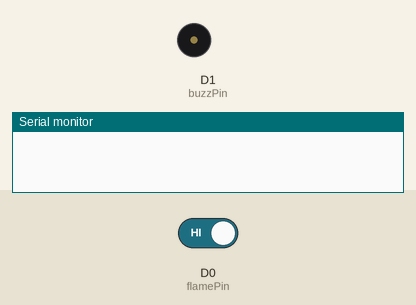
This sketch was run on a simulated ESP8266 (NodeMCU). Shown: buzzer (waves = sounding, pin HIGH), the last lines printed to the serial monitor. The test bench sets the inputs (shaded band); at power-on: D0 (flamePin) HIGH.

Above: at 2.8 s.
2.9 s: D0 (flamePin) driven LOW
At 4.0 s:
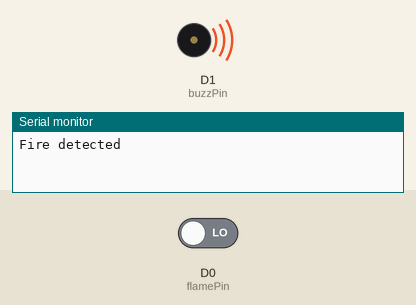
4.5 s: D0 (flamePin) driven HIGH
At 5.6 s:
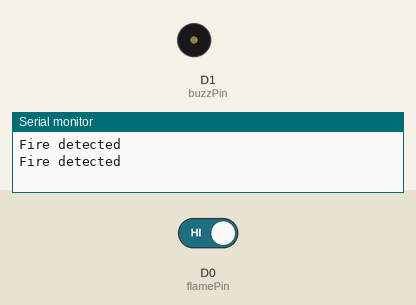
Timing chart, 0 to 7.5 s (numbered marks = the images above; inputs shaded):
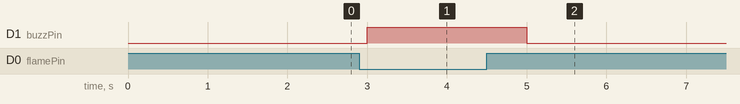

Measured:
- after the input at 2.9 s, D1 (buzzPin): LOW → HIGH after 0.10 s
- after the input at 4.5 s, D1 (buzzPin): HIGH → LOW after 0.50 s

The sketch:

firedetect_copy_20240212110751.ino
```cpp
#include <ESP8266WiFi.h>

const int flamePin = D0;
const int buzzPin = D1;

void setup() {
  pinMode(flamePin, INPUT);
  pinMode(buzzPin, OUTPUT);
  Serial.begin(115200);
}

void loop() {
  int flameValue = digitalRead(flamePin);

  if (flameValue == LOW) {
    Serial.println("Fire detected");
    digitalWrite(buzzPin, HIGH); // Turn on the buzzer
  } else {
    digitalWrite(buzzPin, LOW); // Turn off the buzzer
  }

  delay(1000); // Adjust delay as needed
}
```
